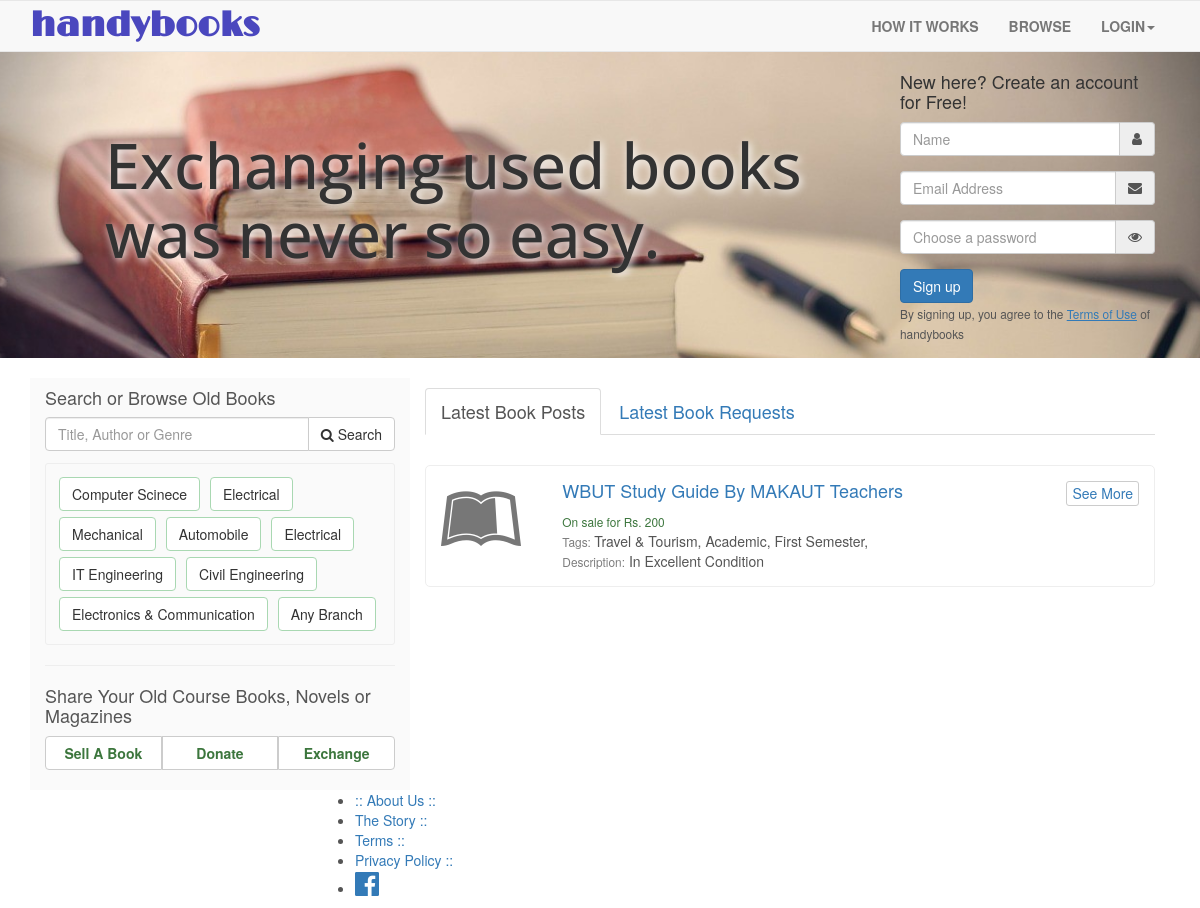
Screenshot of /images/index.php with the database file from the repository.
### tables this page shows
CREATE TABLE `post` (
  `post_id` int(11) NOT NULL,
  `post_category` varchar(250) NOT NULL,
  `post_name` varchar(100) NOT NULL,
  `post_description` varchar(500) NOT NULL,
  `post_department` varchar(100) NOT NULL,
  `post_author` varchar(100) NOT NULL,
  `post_year` varchar(100) NOT NULL,
  `post_genre` varchar(100) NOT NULL,
  `post_class` varchar(250) NOT NULL,
  `post_subject` varchar(250) NOT NULL,
  `post_type` varchar(250) NOT NULL,
  `post_price` int(100) NOT NULL,
  `post_time` timestamp NOT NULL DEFAULT CURRENT_TIMESTAMP ON UPDATE CURRENT_TIMESTAMP,
  `user_id` int(250) NOT NULL,
  `image_path` varchar(250) NOT NULL,
  `image_upload` int(10) NOT NULL DEFAULT '0',
  `deleted` tinyint(1) NOT NULL DEFAULT '0'
);

### images/index.php (the view, shortened to what this page needs)
<?php
include ('files/config.php');
if(isset($_SESSION["user_id"])){
    header('Location:feeds');
}
else{
if(isset($_POST["login_email"])){
    if($_POST["login_email"]!="" and $_POST["login_password"]!=""){
            $email=test_input($_POST["login_email"]);
            $password=test_input($_POST["login_password"]);
            $query = "SELECT * FROM users WHERE `email`='$email'" ;
            $result=mysqli_query($conn,$query);
            if(mysqli_num_rows($result)){
                $row=mysqli_fetch_assoc($result);
                $pass = $row["hash"];
                if(password_verify($password,$pass)){
                    $form = false;
                    $one=1;
                    $user_id=$row['user_id'];
                    $sql190 = "SELECT * FROM chats WHERE (to_user='$user_id' and displayble='$one' and to_user_read=0) ";
                    $result190 = mysqli_query($conn,$sql190) or mysqli_error($conn);
                    $_SESSION['no_of_unread_msg']= mysqli_num_rows($result190);
                    $_SESSION["user_id"] = $row['user_id'];
                    $_SESSION["email"] = $row['email'];
                    $_SESSION["name"] = $row['name'];
                    header("Location:$redir");
                }
                else{
                    $msg = "Wrong password";
                    header("Location:login.php?from=feeds");
                }
        }
        else{
            $msg = "Email id not yet registered!";
            header("Location:login.php?from=feeds");
        }
    }
    else{
        $msg = "Please fill both email and password fields!";
        header("Location:login.php?from=feeds");
    }
    }
            else{
                $form = true;
            }
}
if($form == true){
?>
<!DOCTYPE html>
<html lang="en">
    <head>
    <link rel="stylesheet" href="bootstrap.min.css">
    <link rel="stylesheet" href="styles/default_lp.css">
    <link rel="stylesheet" href="//maxcdn.bootstrapcdn.com/font-awesome/4.3.0/css/font-awesome.min.css">
    </head>
    <body>
<div class="row" id="mast_head">
   <nav class="navbar navbar-default" style="margin-bottom:0;   ">
    <div class="container">
        <div class="navbar-header">
                <a href="index.php" onmouseover = "document.getElementById('in').style.visibility='visible'" onmouseout = "document.getElementById('in').style.visibility='hidden'" class="logo_text">
                    <strong>handybooks</strong>
                </a>
        </div>
    <div class="collapse navbar-collapse" id="myNavbar">
        <ul class="nav navbar-nav navbar-right">
        <li>
            <a href="how_it_works.php"><strong>HOW IT WORKS</strong></a>
        </li>
        <li>
            <a href="#content"><strong>BROWSE</strong></a>
        </li>
        <li class="dropdown">
          <a class="dropdown-toggle" data-toggle="dropdown" href="#" aria-expanded="false" aria-has-popup="true" role="button"><strong>LOGIN</strong><span class="caret"></span></a>
        </li>
        </ul>
    </div>
    </div>
    </nav>
        <div class="container" style="padding-top:10px;">
            <div class="col-md-9">
            <div class="jumbotron" style="background-color:transparent;">
                <h1 class="tagline" style="color:#333333;text-shadow: 2px 2px 8px white;font-weight:500;">Exchanging used books was never so easy.</h1>
            </div>
            </div>
            <div class="col-md-3">
            <div id="signup_div">
                    <form role="form" action="<?php echo htmlspecialchars($_SERVER['PHP_SELF']);?>" method="POST" name="signup_form">
                        <h4 style="color:#333333">New here? Create an account for Free!</h4>
                        <div class="form-group"><div class="input-group">
                            <input class="form-control" name="signup_name" type="text" placeholder="Name" required><span class="input-group-addon"><i class="fa fa-user"></i></span>
                        </div></div>
                        <div class="form-group"><div class="input-group">
                            <input class="form-control" name="signup_email" type="email" placeholder="Email Address" required><span class="input-group-addon"><i class="fa fa-envelope"> </i></span>
                        </div></div>
                        <div class="form-group"><div class="input-group">
                            <input class="form-control" id="password" name="signup_password" type="password" placeholder="Choose a password" required><span class="input-group-addon" onmouseup="on_m_up()" onmousedown="on_m_dn()" id="show_password" role="button"><i class="fa fa-eye"></i></span>
                        </div></div>
                        <div class="form-group">
                            <input class="btn btn-primary" role="button" type="submit" value="Sign up"><br>
                            <small>By signing up, you agree to the <a href="terms.php"><u>Terms of Use</u></a> of handybooks</small>
                        </div>
                    </form>
                </div>
            </div><br>
            </div>
            </div>
            <div class="row">
            <div class="container" id="content" style="padding-top:20px;">
            <div class="col-md-4" style="background-color:#FAFAFA;padding-bottom:20px;">
            <h4>Search or Browse Old Books</h4>
            <form class="form-search" action="search_results" method="GET">
                <div class="input-group input-group-md" id="search_box">
                <input type="text" name="search_keyword" placeholder="Title, Author or Genre" onkeyup="showHint(this.value)" value="" class="form-control" onfocus="showHints()" required autocomplete="off">
                <span class="input-group-btn">
                <button class="btn btn-default btn-md btn-default" type="submit">
                    <i class="fa fa-search"></i>
                    Search
                    </button>
                </span>
                </div>
            </form>
            <div  id="browse_categories" style="margin-top:10px;padding:10px;border:1px #EEEEEE solid;border-radius:3px;height:auto;width:100%">
                <button type   ="button" class="btn btn-default browse-buttons" href="#" value= "Computer Scinece Engineering" onclick="loadfeeds(this)">Computer Scinece</button>
                <button type="button" class="btn btn-default browse-buttons" value= "Electrical Engineering" onclick="loadfeeds(this)">Electrical</button>
                <button type="button" class="btn btn-default browse-buttons" value= "Mechanical Engineering" onclick="loadfeeds(this)">Mechanical</button>
                <button type="button" class="btn btn-default browse-buttons" value= "Automobile Engineering" onclick="loadfeeds(this)">Automobile</button>
                <button type="button" class="btn btn-default browse-buttons" value= "Electrical Engineering" onclick="loadfeeds(this)">Electrical</button>
                <button type="button" class="btn btn-default browse-buttons" value= "Information Technology Engineering" onclick="loadfeeds(this)">IT Engineering</button>
                <button type="button" class="btn btn-default browse-buttons" value= "civil Engineering" onclick="loadfeeds(this)">Civil Engineering</button>
                <button type="button" class="btn btn-default browse-buttons" value= "Electronics and Communication Engineering" onclick="loadfeeds(this)">Electronics & Communication </button>
                <button type="button" class="btn btn-default browse-buttons" value= "Any Branch" onclick="loadfeeds(this)">Any Branch</button>
            </div><hr>
            <h4>Share Your Old Course Books, Novels or Magazines</h4>
            <div class="btn-group btn-group btn-group-justified" role="group" aria-label="...">
                <a role="button" href="post_ad11.php" class="btn btn-default" ><strong class=" text-success">Sell A Book</strong></a>
                <a role="button" href="post_ad11.php" class="btn btn-default" ><strong class=" text-success">Donate</strong></a>
                <a role="button" href="post_ad11.php" class="btn btn-default" ><strong class=" text-success">Exchange</strong></a>
            </div>
            </div>
            <div class="col-md-8" id="posts_lists"><h4>
                <ul class="nav nav-tabs">
                    <li role="presentation" class="active">
                        <a href="#latest_posts_div" onclick="showLatestPosts()">Latest Book Posts</a>
                    </li>
                    <li role="presentation">
                        <a href="#">Latest Book Requests</a>
                    </li>
                </ul></h4><br>
                    <div id="latest_posts_div">
                    <?php
                        $limit = 5;
                        if(isset($_GET['page'])){
                            $page = $_GET['page'];
                            $start = ($page - 1) * $limit;
                        }
                        else{
                            $start = 0;
                        }
                            $sql = "SELECT * FROM post WHERE user_id<> '0' and deleted=false ORDER BY post_time DESC LIMIT $start, $limit";
                            $row = mysqli_query($conn,$sql);
                            while($posts = mysqli_fetch_assoc($row)){
                                $link='book_details.php?p_id='.$posts["post_id"];
                                 if($posts["post_type"]=="donate"){
                                    $price = "Free: On Donate";
                                }
                                elseif ($posts["post_type"]=="exchange") {
                                    $price = "On Exchange";
                                }
                                else{
                                    $price = "On sale for Rs. ".$posts["post_price"];
                                }
                                echo "<div style='display:block;' href='$link' class='latest_posts alert alert-default'>";
                                if ($posts['post_category']=="Academic" or $posts['post_category']=="uncategorized") {
                                    echo '<div class="row"><div class="col-md-2"><i class="fa fa-5x fa-leanpub" style="color:#777777"></i></div>';
                                }
                                elseif($posts['post_category']=="Novel"){
                                    echo '<div class="row"><div class="col-md-2"><i class="fa fa-5x fa-book" style="color:#7C6F62;"></i></div>';
                                }
                                else{
                                    echo '<div class="row"><div class="col-md-2"><i class="fa fa-5x fa-newspaper-o"></i></div>';
                                }
                                if($posts['post_author']!=""){
                                    $author = "by ".$posts["post_author"];
                                }
                                else{
                                    $author = "";
                                }
                                echo '<div class="col-md-10"><h4 style="text-transform:capitalize;"><a href='.$link.'>'.$posts['post_name']." ".$author.'</a><a href="'.$link.'"role="button" class="pull-right btn btn-xs btn-default"style="font-size: 14px;">See more</a></h4>';
                                echo '<small class="text-success">'.$price.'</small><br>';
                                $tags = "";
                                if ($posts["post_department"]!="") {
                                    $tags = $tags.$posts["post_department"].", ";
                                }
                                if($posts['post_category']!=""){
                                    $tags = $tags.$posts["post_category"].", ";
                                }
                                if($posts['post_year']!=""){
                                    $tags = $tags.$posts["post_year"].", ";
                                }
                                echo "<small style='color: #7d7d7d'>Tags: </small>".$tags;
                                if($posts["post_description"]!=""){
                                    echo "<br><small style='color: #7d7d7d'>Description:</small> ".$posts["post_description"]."<br>";
                                }
                                echo "</div></div></div>";
                            }
                    ?>
                    </div>
            </div>
            </div>
            </div>
        <div id="footer" style= "margin-bottom:0px;">
            <div class="col-md-6 col-md-offset-3 col-sm-8 col-sm-offset-2 col-xs-12" id="footer-main">
                <ul>
                    <li>
                        <a href=<?php echo htmlspecialchars('about_us.php');?>>:: About Us ::</a>
                    </li>
                    <li>
                        <a href=<?php echo htmlspecialchars('about_us.php');?>>The Story ::</a></li>
                    <li>
                        <a href=<?php echo htmlspecialchars('terms.php');?>>Terms ::</a>
                    </li>
                    <li>
                        <a href=<?php echo htmlspecialchars('terms.php');?>>Privacy Policy ::</a>
                    </li>
                    <li>
                        <a href=<?php echo htmlspecialchars('http://facebook.com/handybooks');?>><i class="fa fa-facebook-official fa-2x    "></i></a>
                    </li>
                </ul>
            </div>
        </div>
    </body>
</html>
<?php
}
?>

### styles/default_lp.css (style rules this page uses)
body { color: #555555; width: 100%; }
.logo_text { font-family: LimeLight-Regular; font-size: 35px; text-decoration: none; color: #4A47BE; }
a.logo_text { text-decoration: none; }
.latest_posts { border: 1px solid #EEEEEE; border-radius: 5px; margin-bottom: 10px; }
.latest_posts a { text-decoration: none; color: #337ab7; }

### images/index.php (style rules this page uses)
.tagline { font-family: 'Open Sans', sans-serif; }
#mast_head { background: url(images/mast_head1.jpg) no-repeat; background-size: cover; }
.browse-buttons { margin: 3px; border-color: #A9D8B2; }

### rows the page displays
post: post_name "WBUT Study Guide", post_author "By MAKAUT Teachers", post_price "On sale for Rs. 200", tags "Travel & Tourism, Academic, First Semester,", post_description "In Excellent Condition"
